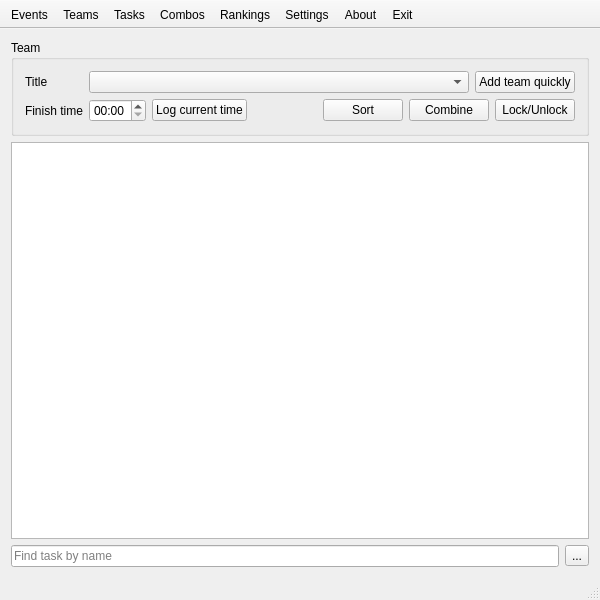
<?xml version="1.0" encoding="UTF-8"?>
<ui version="4.0">
 <class>Gui_Main</class>
 <widget class="QMainWindow" name="Gui_Main">
  <property name="geometry">
   <rect>
    <x>0</x>
    <y>0</y>
    <width>600</width>
    <height>600</height>
   </rect>
  </property>
  <property name="windowTitle">
   <string>KetoEvent Logger</string>
  </property>
  <property name="windowIcon">
   <iconset resource="resources.qrc">
    <normaloff>:/icons/keto_48</normaloff>:/icons/keto_48</iconset>
  </property>
  <widget class="QWidget" name="centralWidget">
   <layout class="QVBoxLayout" name="verticalLayout">
    <item>
     <widget class="QGroupBox" name="layoutTeam">
      <property name="title">
       <string>Team</string>
      </property>
      <layout class="QGridLayout" name="gridLayout">
       <item row="0" column="0">
        <widget class="QLabel" name="labelTeam">
         <property name="text">
          <string>Title</string>
         </property>
        </widget>
       </item>
       <item row="0" column="1">
        <layout class="QHBoxLayout" name="teamLayout">
         <item>
          <widget class="QComboBox" name="comboTeams">
           <property name="sizePolicy">
            <sizepolicy hsizetype="Expanding" vsizetype="Fixed">
             <horstretch>0</horstretch>
             <verstretch>0</verstretch>
            </sizepolicy>
           </property>
           <property name="font">
            <font>
             <weight>75</weight>
             <bold>true</bold>
            </font>
           </property>
           <property name="toolTip">
            <string>Select team from the list</string>
           </property>
          </widget>
         </item>
         <item>
          <widget class="QPushButton" name="quickAddButton">
           <property name="toolTip">
            <string>Quickly add a team</string>
           </property>
           <property name="text">
            <string>Add team quickly</string>
           </property>
           <property name="icon">
            <iconset resource="resources.qrc">
             <normaloff>:/icons/team_add_16</normaloff>:/icons/team_add_16</iconset>
           </property>
          </widget>
         </item>
        </layout>
       </item>
       <item row="1" column="0">
        <widget class="QLabel" name="labelFinish">
         <property name="text">
          <string>Finish time</string>
         </property>
        </widget>
       </item>
       <item row="1" column="1">
        <layout class="QHBoxLayout" name="layoutTime">
         <item>
          <widget class="QTimeEdit" name="timeFinish">
           <property name="toolTip">
            <string>Enter team's finish time here</string>
           </property>
           <property name="currentSection">
            <enum>QDateTimeEdit::HourSection</enum>
           </property>
           <property name="displayFormat">
            <string>HH:mm</string>
           </property>
          </widget>
         </item>
         <item>
          <widget class="QPushButton" name="logButton">
           <property name="toolTip">
            <string>Set current time</string>
           </property>
           <property name="text">
            <string>Log current time</string>
           </property>
           <property name="icon">
            <iconset resource="resources.qrc">
             <normaloff>:/icons/log_16</normaloff>:/icons/log_16</iconset>
           </property>
          </widget>
         </item>
         <item>
          <spacer name="spacerTime">
           <property name="orientation">
            <enum>Qt::Horizontal</enum>
           </property>
           <property name="sizeHint" stdset="0">
            <size>
             <width>40</width>
             <height>20</height>
            </size>
           </property>
          </spacer>
         </item>
         <item>
          <widget class="QPushButton" name="sortButton">
           <property name="text">
            <string>Sort</string>
           </property>
           <property name="icon">
            <iconset resource="resources.qrc">
             <normaloff>:/icons/tasks_sort_16</normaloff>:/icons/tasks_sort_16</iconset>
           </property>
          </widget>
         </item>
         <item>
          <widget class="QPushButton" name="combineButton">
           <property name="text">
            <string>Combine</string>
           </property>
           <property name="icon">
            <iconset resource="resources.qrc">
             <normaloff>:/icons/combos_48</normaloff>:/icons/combos_48</iconset>
           </property>
           <property name="checkable">
            <bool>true</bool>
           </property>
          </widget>
         </item>
         <item>
          <widget class="QPushButton" name="lockButton">
           <property name="text">
            <string>Lock/Unlock</string>
           </property>
           <property name="icon">
            <iconset resource="resources.qrc">
             <normaloff>:/icons/unlocked_16</normaloff>:/icons/unlocked_16</iconset>
           </property>
          </widget>
         </item>
        </layout>
       </item>
      </layout>
     </widget>
    </item>
    <item>
     <widget class="QListWidget" name="taskList">
      <property name="sizePolicy">
       <sizepolicy hsizetype="Expanding" vsizetype="Expanding">
        <horstretch>0</horstretch>
        <verstretch>0</verstretch>
       </sizepolicy>
      </property>
      <property name="toolTip">
       <string>Log team's accomplished tasks here</string>
      </property>
      <property name="styleSheet">
       <string notr="true"/>
      </property>
      <property name="editTriggers">
       <set>QAbstractItemView::NoEditTriggers</set>
      </property>
      <property name="alternatingRowColors">
       <bool>true</bool>
      </property>
      <property name="resizeMode">
       <enum>QListView::Adjust</enum>
      </property>
     </widget>
    </item>
    <item>
     <layout class="QGridLayout" name="findTaskLayout">
      <item row="0" column="0">
       <widget class="QLineEdit" name="findTaskEdit">
        <property name="toolTip">
         <string>Enter task's name and press ENTER</string>
        </property>
        <property name="placeholderText">
         <string>Find task by name</string>
        </property>
       </widget>
      </item>
      <item row="0" column="1">
       <widget class="QToolButton" name="clearButton">
        <property name="toolTip">
         <string>Clear task name</string>
        </property>
        <property name="text">
         <string>...</string>
        </property>
        <property name="icon">
         <iconset resource="resources.qrc">
          <normaloff>:/icons/clear_22</normaloff>:/icons/clear_22</iconset>
        </property>
       </widget>
      </item>
     </layout>
    </item>
   </layout>
  </widget>
  <widget class="QToolBar" name="mainToolBar">
   <property name="movable">
    <bool>false</bool>
   </property>
   <property name="allowedAreas">
    <set>Qt::TopToolBarArea</set>
   </property>
   <property name="iconSize">
    <size>
     <width>48</width>
     <height>48</height>
    </size>
   </property>
   <property name="toolButtonStyle">
    <enum>Qt::ToolButtonTextUnderIcon</enum>
   </property>
   <property name="floatable">
    <bool>false</bool>
   </property>
   <attribute name="toolBarArea">
    <enum>TopToolBarArea</enum>
   </attribute>
   <attribute name="toolBarBreak">
    <bool>false</bool>
   </attribute>
   <addaction name="actionEvents"/>
   <addaction name="actionTeams"/>
   <addaction name="actionTasks"/>
   <addaction name="actionCombos"/>
   <addaction name="actionRankings"/>
   <addaction name="actionSettings"/>
   <addaction name="actionAbout"/>
   <addaction name="actionExit"/>
  </widget>
  <widget class="QStatusBar" name="statusBar"/>
  <action name="actionTeams">
   <property name="icon">
    <iconset resource="resources.qrc">
     <normaloff>:/icons/teams_48</normaloff>:/icons/teams_48</iconset>
   </property>
   <property name="text">
    <string>Teams</string>
   </property>
   <property name="toolTip">
    <string>Edit teams</string>
   </property>
  </action>
  <action name="actionTasks">
   <property name="icon">
    <iconset resource="resources.qrc">
     <normaloff>:/icons/tasks_48</normaloff>:/icons/tasks_48</iconset>
   </property>
   <property name="text">
    <string>Tasks</string>
   </property>
   <property name="toolTip">
    <string>Edit tasks</string>
   </property>
  </action>
  <action name="actionRankings">
   <property name="icon">
    <iconset resource="resources.qrc">
     <normaloff>:/icons/rankings_48</normaloff>:/icons/rankings_48</iconset>
   </property>
   <property name="text">
    <string>Rankings</string>
   </property>
   <property name="toolTip">
    <string>View rankings</string>
   </property>
  </action>
  <action name="actionSettings">
   <property name="icon">
    <iconset resource="resources.qrc">
     <normaloff>:/icons/settings_48</normaloff>:/icons/settings_48</iconset>
   </property>
   <property name="text">
    <string>Settings</string>
   </property>
   <property name="toolTip">
    <string>Change settings</string>
   </property>
  </action>
  <action name="actionAbout">
   <property name="icon">
    <iconset resource="resources.qrc">
     <normaloff>:/icons/about_48</normaloff>:/icons/about_48</iconset>
   </property>
   <property name="text">
    <string>About</string>
   </property>
   <property name="toolTip">
    <string>About applet</string>
   </property>
  </action>
  <action name="actionExit">
   <property name="icon">
    <iconset resource="resources.qrc">
     <normaloff>:/icons/exit_48</normaloff>:/icons/exit_48</iconset>
   </property>
   <property name="text">
    <string>Exit</string>
   </property>
   <property name="toolTip">
    <string>Exit applet</string>
   </property>
  </action>
  <action name="actionEvents">
   <property name="icon">
    <iconset resource="resources.qrc">
     <normaloff>:/icons/events_48</normaloff>:/icons/events_48</iconset>
   </property>
   <property name="text">
    <string>Events</string>
   </property>
  </action>
  <action name="actionCombos">
   <property name="icon">
    <iconset resource="resources.qrc">
     <normaloff>:/icons/combos_48</normaloff>:/icons/combos_48</iconset>
   </property>
   <property name="text">
    <string>Combos</string>
   </property>
  </action>
  <action name="actionConsole">
   <property name="checkable">
    <bool>true</bool>
   </property>
   <property name="icon">
    <iconset resource="resources.qrc">
     <normaloff>:/icons/console_48</normaloff>:/icons/console_48</iconset>
   </property>
   <property name="text">
    <string>Console</string>
   </property>
   <property name="toolTip">
    <string>Show console</string>
   </property>
  </action>
 </widget>
 <layoutdefault spacing="6" margin="11"/>
 <resources>
  <include location="resources.qrc"/>
 </resources>
 <connections/>
</ui>
